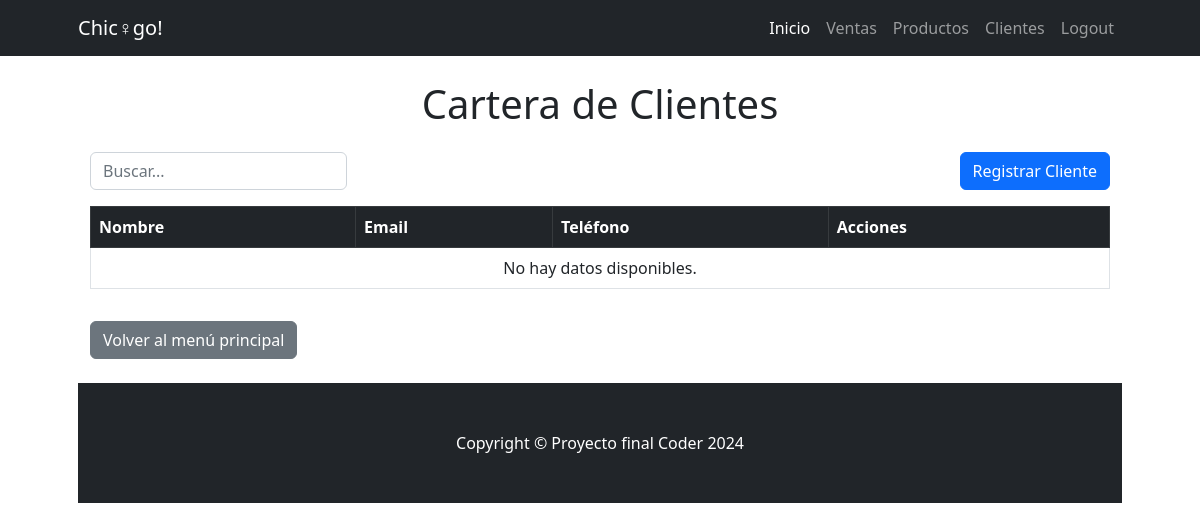
Before: /Clientes/list (signed in) with the older database file.
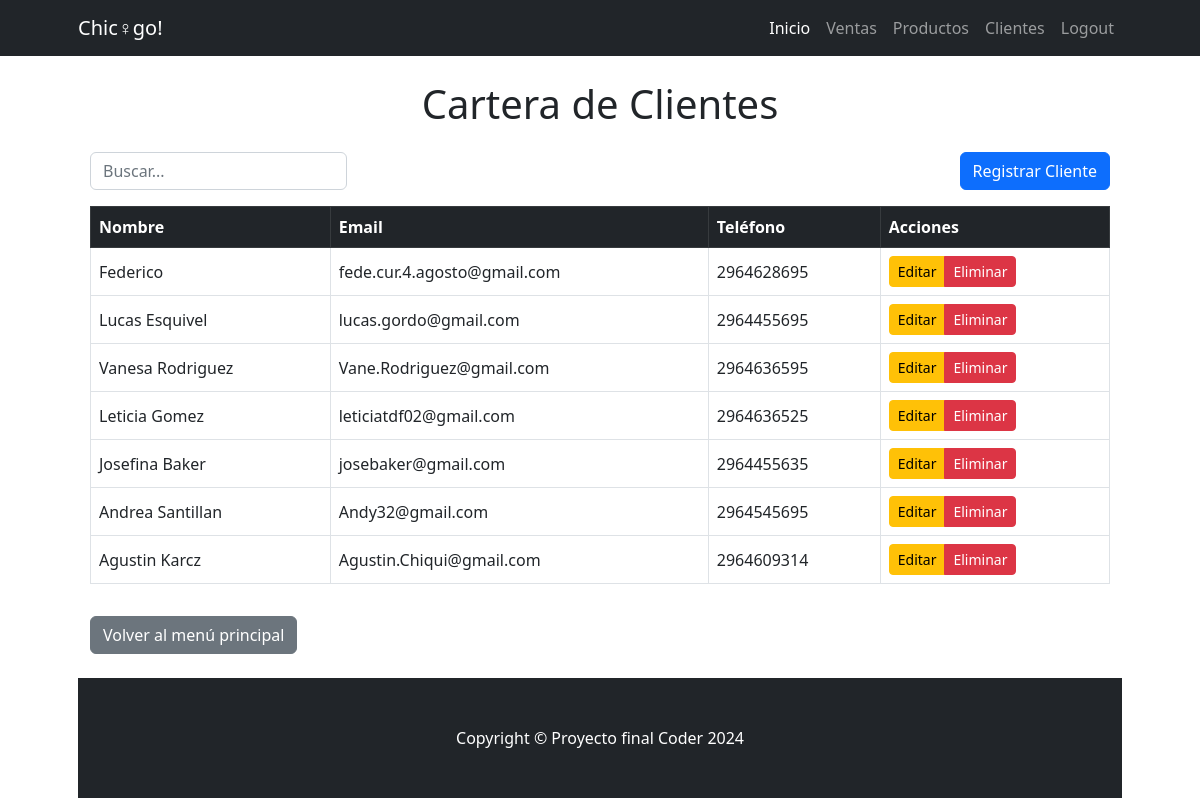
After: the same page with the newer database file.
### Chicago/models.py (models this page shows, shortened)
class Cliente(models.Model):
    nombre = models.CharField(max_length=200)
    email = models.EmailField(unique=True)
    telefono = models.CharField(max_length=15, blank=True)

### Chicago/Views_Models/Clientes.py (the view)
# urls.py: path("Clientes/list", Clientes.Clientes_list, name="Clientes_list"),
def Clientes_list(request: HttpRequest) -> HttpResponse:
    busqueda = request.GET.get("busqueda")
    if busqueda:
        query = Cliente.objects.filter(nombre__icontains=busqueda)
    else:
         query = Cliente.objects.all()
    return render(request, 'Chicago/Clientes_list.html', {'object_list': query})

### Chicago/Templates/Chicago/Clientes_list.html
{% extends 'Chicago/base.html' %}
{% block contenido %}
<div class="container py-4">
    <h1 class="text-center mb-4">Cartera de Clientes</h1>
    <div class="d-flex justify-content-between mb-3">
        <form action="" method="get" class="d-flex">
            <input type="text" name="busqueda" placeholder="Buscar..." class="form-control me-2" />
        </form>
        <a href="{% url 'Chicago:Clientes_create' %}" class="btn btn-primary">Registrar Cliente</a>
    </div>
    <div class="table-responsive">
        <table class="table table-bordered table-hover align-middle">
            <thead class="table-dark">
                <tr>
                    <th>Nombre</th>
                    <th>Email</th>
                    <th>Teléfono</th>
                    <th>Acciones</th>
                </tr>
            </thead>
            <tbody>
                {% for cliente in object_list %}
                    <tr>
                        <td>{{ cliente.nombre }}</td>
                        <td>{{ cliente.email }}</td>
                        <td>{{ cliente.telefono }}</td>
                        <td>
                            <div class="btn-group" role="group">
                                <a href="{% url 'Chicago:Clientes_update' cliente.id %}" class="btn btn-warning btn-sm">Editar</a>
                                <a href="{% url 'Chicago:Clientes_delete' cliente.id %}" class="btn btn-danger btn-sm">Eliminar</a>
                            </div>
                        </td>
                    </tr>
                {% empty %}
                <tr>
                    <td colspan="4" class="text-center">No hay datos disponibles.</td>
                </tr>
                {% endfor %}
            </tbody>
        </table>
    </div>
    <div class="d-flex justify-content-start mt-3">
        <a href="{% url 'Chicago:index' %}" class="btn btn-secondary">Volver al menú principal</a>
    </div>
</div>
{% endblock contenido %}

### Chicago/Templates/Chicago/base.html (shortened to what this page needs)
{% load static %}
<!DOCTYPE html>
<html lang="en">
    <head>
        <link href="https://cdn.jsdelivr.net/npm/bootstrap@5.3.3/dist/css/bootstrap.min.css" rel="stylesheet">
        <link href="{% static 'Chicago/css/styles.css' %}" rel="stylesheet" />
    </head>
    <body>
       {% include 'Chicago/componente/navbar.html' %}
        <div class="container px-4 px-lg-5">
            {% block contenido %}
            {% endblock contenido %}
        {% include 'Chicago/componente/footer.html' %}
    </body>
</html>

### Chicago/Templates/Chicago/componente/navbar.html (shortened to what this page needs)
<nav class="navbar navbar-expand-lg navbar-dark bg-dark">
    <div class="container px-5">
        <a class="navbar-brand" href="#!">Chic♀go!</a>
        <div class="collapse navbar-collapse" id="navbarSupportedContent">
            <ul class="navbar-nav ms-auto mb-2 mb-lg-0">
                {% if user.is_authenticated %}
                    <li class="nav-item"><a class="nav-link active" aria-current="page" href="{% url 'Chicago:index' %}">Inicio</a></li>
                    <li class="nav-item"><a class="nav-link" href="{% url 'Chicago:Ventas_list' %}">Ventas</a></li>
                    <li class="nav-item"><a class="nav-link" href="{% url 'Chicago:Productos_list' %}">Productos</a></li>
                    <li class="nav-item"><a class="nav-link" href="{% url 'Chicago:Clientes_list' %}">Clientes</a></li>
                    <li class="nav-item">
                        <form action="{% url 'Chicago:logout' %}" method="post">
                            <button class="nav-link" type="submit">Logout</button>
                        </form>
                    </li>
                {% else %}
                    <li class="nav-item"><a class="nav-link active" aria-current="page" href="{% url 'Chicago:login' %}">Log In</a></li>
                    <li class="nav-item"><a class="nav-link" href="{% url 'Chicago:about' %}">About Us</a></li>
                {% endif %}
            </ul>
        </div>
    </div>
</nav>

### Chicago/Templates/Chicago/componente/footer.html
<footer class="py-5 bg-dark">
    <div class="container px-4 px-lg-5">
        <p class="m-0 text-center text-white">Copyright &copy; Proyecto final Coder 2024</p>
    </div>
</footer>

Changed rows visible on the page:
added Cliente: nombre "Federico", email "fede.cur.4.agosto@gmail.com", telefono "2964628695"
added Cliente: nombre "Lucas Esquivel", email "lucas.gordo@gmail.com", telefono "2964455695"
added Cliente: nombre "Vanesa Rodriguez", email "Vane.Rodriguez@gmail.com", telefono "2964636595"
added Cliente: nombre "Leticia Gomez", email "leticiatdf02@gmail.com", telefono "2964636525"
added Cliente: nombre "Josefina Baker", email "josebaker@gmail.com", telefono "2964455635"
added Cliente: nombre "Andrea Santillan", email "Andy32@gmail.com", telefono "2964545695"
added Cliente: nombre "Agustin Karcz", email "Agustin.Chiqui@gmail.com", telefono "2964609314"
Other visible differences:
text no longer shown: "No hay datos disponibles."
